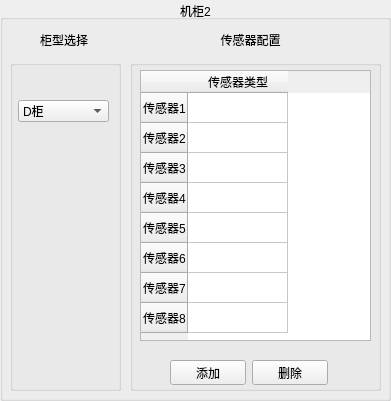
      <widget class="QGroupBox" name="groupBox_90">
       <property name="geometry">
        <rect>
         <x>410</x>
         <y>10</y>
         <width>391</width>
         <height>401</height>
        </rect>
       </property>
       <property name="title">
        <string>机柜2</string>
       </property>
       <property name="alignment">
        <set>Qt::AlignCenter</set>
       </property>
       <widget class="QGroupBox" name="groupBox_91">
        <property name="geometry">
         <rect>
          <x>710</x>
          <y>0</y>
          <width>211</width>
          <height>281</height>
         </rect>
        </property>
        <property name="title">
         <string>机柜1</string>
        </property>
       </widget>
       <widget class="QGroupBox" name="groupBox_92">
        <property name="geometry">
         <rect>
          <x>470</x>
          <y>0</y>
          <width>211</width>
          <height>281</height>
         </rect>
        </property>
        <property name="title">
         <string>机柜1</string>
        </property>
       </widget>
       <widget class="QGroupBox" name="groupBox_93">
        <property name="geometry">
         <rect>
          <x>10</x>
          <y>60</y>
          <width>111</width>
          <height>331</height>
         </rect>
        </property>
        <property name="title">
         <string/>
        </property>
        <widget class="QComboBox" name="Cabinet_comboBox_4853_master_c2">
         <property name="geometry">
          <rect>
           <x>8</x>
           <y>40</y>
           <width>91</width>
           <height>22</height>
          </rect>
         </property>
         <item>
          <property name="text">
           <string>D柜</string>
          </property>
         </item>
         <item>
          <property name="text">
           <string>C柜</string>
          </property>
         </item>
         <item>
          <property name="text">
           <string>V柜</string>
          </property>
         </item>
         <item>
          <property name="text">
           <string>696CBBR柜</string>
          </property>
         </item>
         <item>
          <property name="text">
           <string>696CB柜</string>
          </property>
         </item>
         <item>
          <property name="text">
           <string>BE柜</string>
          </property>
         </item>
         <item>
          <property name="text">
           <string>DE柜</string>
          </property>
         </item>
         <item>
          <property name="text">
           <string>F柜</string>
          </property>
         </item>
         <item>
          <property name="text">
           <string>M柜</string>
          </property>
         </item>
         <item>
          <property name="text">
           <string>PT柜</string>
          </property>
         </item>
         <item>
          <property name="text">
           <string>PTC500柜</string>
          </property>
         </item>
         <item>
          <property name="text">
           <string>PTC600柜</string>
          </property>
         </item>
         <item>
          <property name="text">
           <string>SL柜</string>
          </property>
         </item>
         <item>
          <property name="text">
           <string>SV25SV20柜</string>
          </property>
         </item>
         <item>
          <property name="text">
           <string>SV柜</string>
          </property>
         </item>
         <item>
          <property name="text">
           <string>V25V20柜</string>
          </property>
         </item>
        </widget>
        <widget class="QLabel" name="picture_lable_4853_master_c2">
         <property name="geometry">
          <rect>
           <x>20</x>
           <y>70</y>
           <width>71</width>
           <height>211</height>
          </rect>
         </property>
         <property name="text">
          <string/>
         </property>
        </widget>
       </widget>
       <widget class="QTableWidget" name="tableWidget_4853_master_c2">
        <property name="geometry">
         <rect>
          <x>140</x>
          <y>70</y>
          <width>231</width>
          <height>271</height>
         </rect>
        </property>
        <property name="lineWidth">
         <number>1</number>
        </property>
        <property name="autoScrollMargin">
         <number>16</number>
        </property>
        <row>
         <property name="text">
          <string>传感器1</string>
         </property>
        </row>
        <row>
         <property name="text">
          <string>传感器2</string>
         </property>
        </row>
        <row>
         <property name="text">
          <string>传感器3</string>
         </property>
        </row>
        <row>
         <property name="text">
          <string>传感器4</string>
         </property>
        </row>
        <row>
         <property name="text">
          <string>传感器5</string>
         </property>
        </row>
        <row>
         <property name="text">
          <string>传感器6</string>
         </property>
        </row>
        <row>
         <property name="text">
          <string>传感器7</string>
         </property>
        </row>
        <row>
         <property name="text">
          <string>传感器8</string>
         </property>
        </row>
        <column>
         <property name="text">
          <string>传感器类型</string>
         </property>
        </column>
       </widget>
       <widget class="QLabel" name="label_79">
        <property name="geometry">
         <rect>
          <x>200</x>
          <y>30</y>
          <width>101</width>
          <height>20</height>
         </rect>
        </property>
        <property name="text">
         <string>传感器配置</string>
        </property>
        <property name="alignment">
         <set>Qt::AlignCenter</set>
        </property>
       </widget>
       <widget class="QLabel" name="label_80">
        <property name="geometry">
         <rect>
          <x>40</x>
          <y>30</y>
          <width>54</width>
          <height>20</height>
         </rect>
        </property>
        <property name="text">
         <string>柜型选择</string>
        </property>
       </widget>
       <widget class="QGroupBox" name="groupBox_94">
        <property name="geometry">
         <rect>
          <x>130</x>
          <y>60</y>
          <width>251</width>
          <height>331</height>
         </rect>
        </property>
        <property name="title">
         <string/>
        </property>
        <widget class="QWidget" name="layoutWidget_23">
         <property name="geometry">
          <rect>
           <x>40</x>
           <y>300</y>
           <width>158</width>
           <height>25</height>
          </rect>
         </property>
         <layout class="QHBoxLayout" name="horizontalLayout_60">
          <item>
           <widget class="QPushButton" name="addBt_4853_master_c2">
            <property name="text">
             <string>添加</string>
            </property>
           </widget>
          </item>
          <item>
           <widget class="QPushButton" name="deleteBt_4853_master_c2">
            <property name="text">
             <string>删除</string>
            </property>
           </widget>
          </item>
         </layout>
        </widget>
       </widget>
       <zorder>groupBox_94</zorder>
       <zorder>groupBox_91</zorder>
       <zorder>groupBox_92</zorder>
       <zorder>groupBox_93</zorder>
       <zorder>tableWidget_4853_master_c2</zorder>
       <zorder>label_79</zorder>
       <zorder>label_80</zorder>
      </widget>
